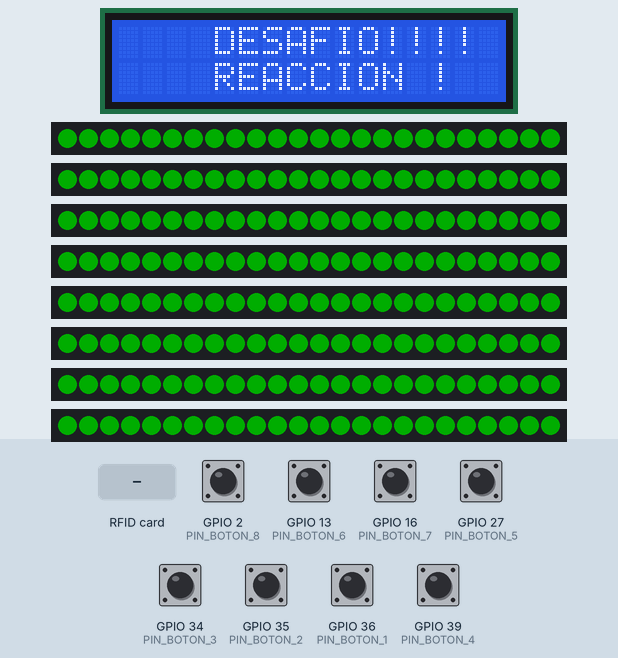
Recording of a program running on a simulated ESP32. Parts: 16×2 character LCD, 8 × 24 RGB LEDs in strip order, left to right. Inputs (shaded band) come from the test bench; at power-on: GPIO 2 (PIN_BOTON_8) HIGH, GPIO 13 (PIN_BOTON_6), GPIO 16 (PIN_BOTON_7), GPIO 27 (PIN_BOTON_5), GPIO 34 (PIN_BOTON_3), GPIO 35 (PIN_BOTON_2), GPIO 36 (PIN_BOTON_1), GPIO 39 (PIN_BOTON_4) LOW. Dim RGB values are drawn brighter than linear; colours are those a GRB WS2812 strip shows for the declared byte order; random numbers use the default seed unless the program sets one; what the program prints to the serial monitor is not drawn.

Above: at 1.3 s.
1.4 s: RFID card 5E 7A 19 C4 held to the reader
At 1.9 s:
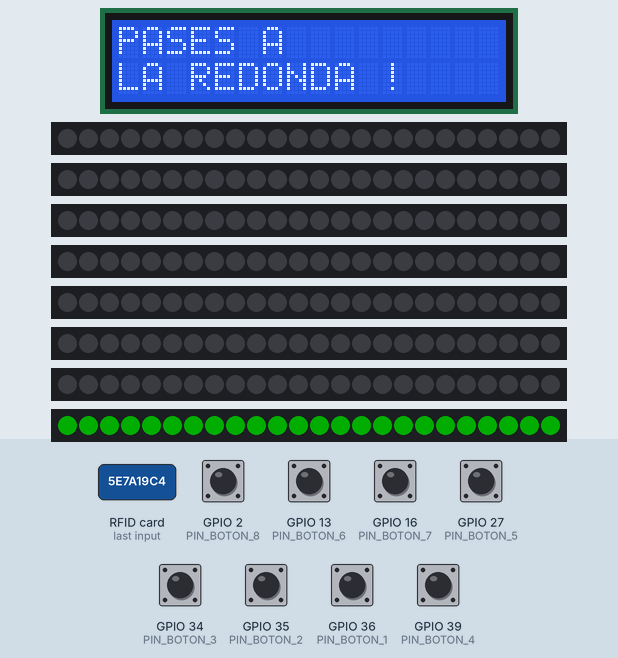
3.0 s: GPIO 2 (PIN_BOTON_8) pulled LOW for 0.15 s
At 3.3 s:
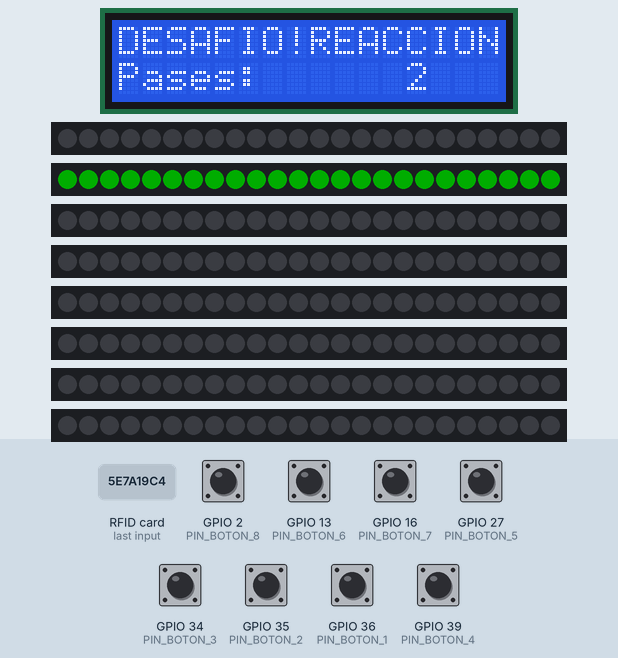
3.7 s: GPIO 2 (PIN_BOTON_8) pulled LOW for 3.2 s
At 6.12 s:
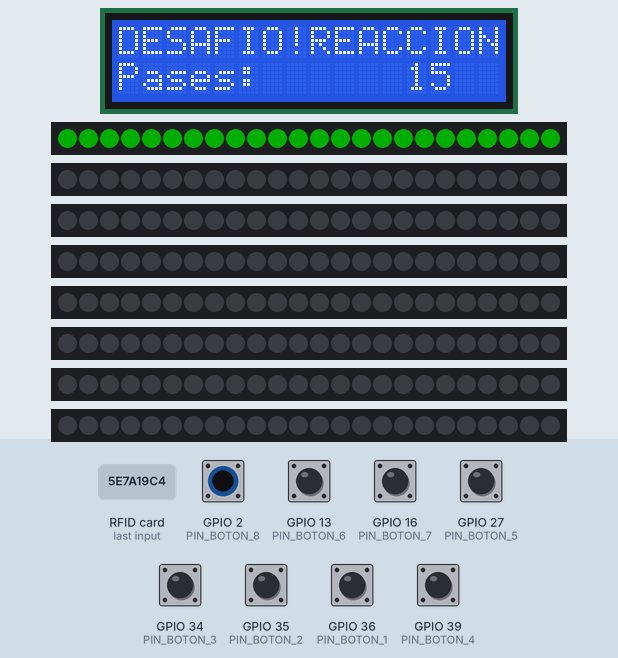
7.5 s: GPIO 16 (PIN_BOTON_7) pulled HIGH for 0.15 s
At 7.64 s:
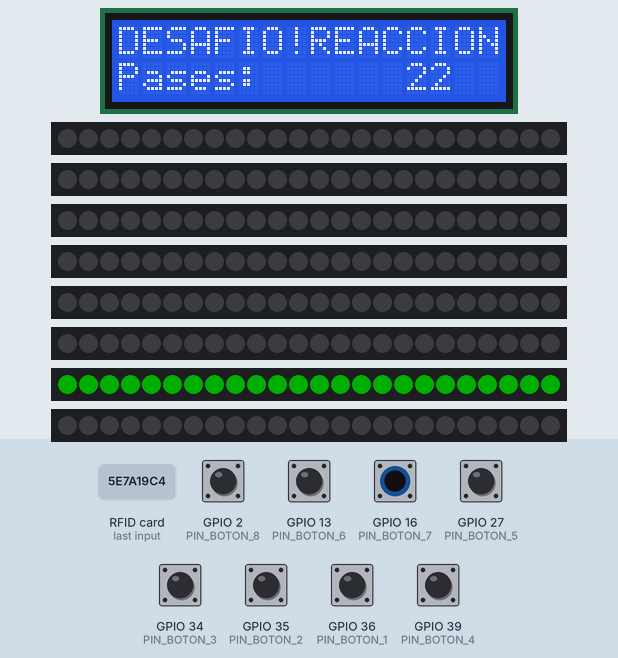
Timing chart, 0 to 10.2 s (numbered marks = the images above; inputs shaded):
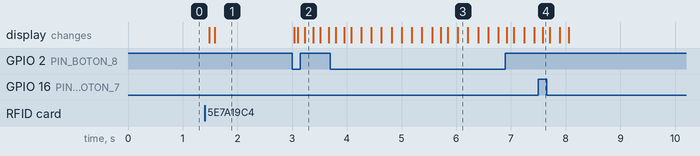

Measured:
- after the input at 1.4 s, the display: first changes after 0.08 s (image 1 shows a later state)
- after the input at 3.0 s, the display: first changes at once (image 2 shows a later state)

The program:

main.cpp
```cpp
/*
Version 1.0
Autor Mirko Veckiardo
REACCION codigo ESP32

Juego consiste en tocar la mayor cantidad de botones en un tiempo determinado. Los botones se van encendiendo a mediad que se van aprentado

Ademas si no se presiona un boton por 10seg se pasa al siguente.

*/
/*

i2c para el display
spi para el nfc

Botones pin 36, 35 ,34, 39, 27 ,13 ,16 ,2
neo botones 25, 33, 32, 26,14, 12, 17 ,4

neo pixel pin
el neo pixel q va solo lo desconecte por que necesitba un pin para el rst del RFID

Pines donde funciono o no el neo pixel
//39 35 36 34 1 3 NO funciona el NEO PIXEL // 17 32 33 25 26 14 12 4  OK

*/
#include <Arduino.h>
#include <HardwareSerial.h>

#define VALOR_RANDOM_MAX 8

#define PIN_BOTON_1 36
#define PIN_BOTON_2 35
#define PIN_BOTON_3 34
#define PIN_BOTON_4 39
#define PIN_BOTON_5 27
#define PIN_BOTON_6 13
#define PIN_BOTON_7 16
#define PIN_BOTON_8 2

#define PIN_NEO_BOTON_1 25
#define PIN_NEO_BOTON_2 33
#define PIN_NEO_BOTON_3 32
#define PIN_NEO_BOTON_4 26
#define PIN_NEO_BOTON_5 14
#define PIN_NEO_BOTON_6 12
#define PIN_NEO_BOTON_7 17
#define PIN_NEO_BOTON_8 4

#define ESTADO_ESPERA 10
#define ESTADO_JUGANDO 11
#define ESTADO_FIN 12
#define ESTADO_JUGANDO_NUEVO_VAL 14

int MQ_EST = ESTADO_ESPERA;
int intervalo_pases = 10000;
int intervalo_jugando = 60000;
unsigned long ultimo_milis = 0;
unsigned long ultimo_milis_juego = 0;
unsigned long ultimo_milis_cada_btn = 0;
int intervalo_jugando_por_boton = 10000;

char Val_Nuevo_Random, Val_Viejo_Random;
int cuentaPases = 0;
char Vector_pines_botones[8] = {PIN_BOTON_1, PIN_BOTON_2, PIN_BOTON_3, PIN_BOTON_4, PIN_BOTON_5, PIN_BOTON_6, PIN_BOTON_7, PIN_BOTON_8};
// JUEGO
#define IDJUEGO 10

// RFID
// #define DEBUG
#include <SPI.h>
#include <MFRC522.h>
#define RST_PIN 15                // Configurable, see typical pin layout above
#define SS_PIN 5                  // Configurable, see typical pin layout above
MFRC522 mfrc522(SS_PIN, RST_PIN); // Creamos el objeto para el RC522
String currentID = "";

// 16x02
#include <Wire.h>
#include <LiquidCrystal_I2C.h>
LiquidCrystal_I2C lcd(0x27, 16, 2); // set the LCD address to 0x27 for a 16 chars and 2 line display

// FastLed
#include <FastLED.h>
// #define NUM_LEDS_SOLO 1
// #define PIN_NEO_SOLO 15
#define NUM_LEDS 24
#define NUM_STRIPS 9

CRGB leds_SOLO[1];
CRGB leds[NUM_LEDS];
CLEDController *controllers[NUM_STRIPS];
#define gBrightness 50

FASTLED_USING_NAMESPACE
#define FRAMES_PER_SECOND 120
char flag_neo = 1;

String lecturaDeRfid(void);
String dump_byte_array(byte *buffer, byte bufferSize);

void lecturaDeOctoPases(void);
void Setup_neo();
void neo_Encender_todos();
void neo_Encender_todos_alternado();
void neo_Apagar_todos();
void Lectura_boton(int PIN_BOTON);
void Display_pases();

void setup()
{
  Serial.begin(9600);
  pinMode(PIN_BOTON_1, INPUT);
  pinMode(PIN_BOTON_2, INPUT);
  pinMode(PIN_BOTON_3, INPUT);
  pinMode(PIN_BOTON_4, INPUT);
  pinMode(PIN_BOTON_5, INPUT);
  pinMode(PIN_BOTON_6, INPUT);
  pinMode(PIN_BOTON_7, INPUT);
  pinMode(PIN_BOTON_8, INPUT_PULLUP);

  lcd.init();
  lcd.backlight();
  lcd.setCursor(4, 0);
  lcd.print("DESAFIO!!!!");
  lcd.setCursor(4, 1);
  lcd.print("REACCION !");

  Setup_neo();
  neo_Encender_todos();

  // RFID
  SPI.begin();        // Iniciamos el Bus SPI
  mfrc522.PCD_Init(); // Iniciamos  el MFRC522
}

void loop()
{
  int LECTURA_SERIAL;
  int DATO_SERIAL = 8;
  int PASE_ECHOS = 0;
  switch (MQ_EST)
  {
  case ESTADO_ESPERA:
  {
    neo_Encender_todos();
    if (mfrc522.PICC_IsNewCardPresent())
    {
      if (mfrc522.PICC_ReadCardSerial())
      {
        MQ_EST = ESTADO_JUGANDO_NUEVO_VAL;
        delay(50);
        lcd.clear();
        lcd.setCursor(0, 0);
        lcd.print("PASES A ");
        lcd.setCursor(0, 1);
        lcd.print("LA REDONDA !");
        mfrc522.PICC_HaltA();
        cuentaPases = 0;
        ultimo_milis_juego = millis();
      }
    }
  }
  break;

  case ESTADO_JUGANDO_NUEVO_VAL: // Selecciona un nuevo panel
  {
    Val_Nuevo_Random = random(VALOR_RANDOM_MAX);
    if (Val_Nuevo_Random != Val_Viejo_Random)
    {
      neo_Apagar_todos();
      delay(100);
      fill_solid(leds, NUM_LEDS, CRGB::Blue);
      controllers[Val_Nuevo_Random]->showLeds(gBrightness);
      Val_Viejo_Random = Val_Nuevo_Random;
      MQ_EST = ESTADO_JUGANDO;
      Serial.println(Val_Nuevo_Random);
      ultimo_milis_cada_btn = millis();
    }
    else
    {
      delay(100);
    }
  }
  break;

  case ESTADO_JUGANDO:
  {
    fill_solid(leds, NUM_LEDS, CRGB::Blue);
    controllers[Val_Nuevo_Random]->showLeds(gBrightness);
    Lectura_boton(Vector_pines_botones[Val_Nuevo_Random]);
    if (millis() - ultimo_milis_cada_btn > intervalo_jugando_por_boton)
    {
      ultimo_milis_cada_btn = millis();
      MQ_EST = ESTADO_JUGANDO_NUEVO_VAL;
    }

    if (millis() - ultimo_milis_juego > intervalo_jugando)
    {
      MQ_EST = ESTADO_FIN;
      ultimo_milis = millis();
      Display_pases();
    }
  }
  break;
  case ESTADO_FIN:
  {
    neo_Encender_todos();
    if (millis() - ultimo_milis > intervalo_pases)
    {
      MQ_EST = ESTADO_ESPERA;
      ultimo_milis = millis();
      lcd.init();
      lcd.backlight();
      lcd.setCursor(4, 0);
      lcd.print("DESAFIO!!!!");
      lcd.setCursor(4, 1);
      lcd.print("REACCION !");
    }
  }
  break;
  }
}

void neo_Encender_todos()
{
  fill_solid(leds, NUM_LEDS, CRGB::Blue);
  controllers[0]->showLeds(gBrightness);
  controllers[1]->showLeds(gBrightness);
  controllers[2]->showLeds(gBrightness);
  controllers[3]->showLeds(gBrightness);
  controllers[4]->showLeds(gBrightness);
  controllers[5]->showLeds(gBrightness);
  controllers[6]->showLeds(gBrightness);
  controllers[7]->showLeds(gBrightness);
}

void neo_Encender_todos_alternado()
{
  neo_Apagar_todos();
  if (flag_neo == 1)
  {
    fill_solid(leds, NUM_LEDS, CRGB::Blue);
    controllers[0]->showLeds(gBrightness);
    fill_solid(leds, NUM_LEDS, CRGB::Yellow);
    controllers[4]->showLeds(gBrightness);
  }
  if (flag_neo == 2)
  {
    fill_solid(leds, NUM_LEDS, CRGB::Blue);
    controllers[1]->showLeds(gBrightness);
    fill_solid(leds, NUM_LEDS, CRGB::Yellow);
    controllers[5]->showLeds(gBrightness);
  }
  if (flag_neo == 3)
  {
    fill_solid(leds, NUM_LEDS, CRGB::Blue);
    controllers[2]->showLeds(gBrightness);
    fill_solid(leds, NUM_LEDS, CRGB::Yellow);
    controllers[6]->showLeds(gBrightness);
  }
  if (flag_neo == 4)
  {
    flag_neo = 0;
    fill_solid(leds, NUM_LEDS, CRGB::Blue);
    controllers[3]->showLeds(gBrightness);
    fill_solid(leds, NUM_LEDS, CRGB::Yellow);
    controllers[7]->showLeds(gBrightness);
  }
  flag_neo++;
}
void neo_Apagar_todos()
{
  fill_solid(leds, NUM_LEDS, CRGB::Black);
  controllers[0]->showLeds(gBrightness);
  controllers[1]->showLeds(gBrightness);
  controllers[2]->showLeds(gBrightness);
  controllers[3]->showLeds(gBrightness);
  controllers[4]->showLeds(gBrightness);
  controllers[5]->showLeds(gBrightness);
  controllers[6]->showLeds(gBrightness);
  controllers[7]->showLeds(gBrightness);
}

String lecturaDeRfid()
{
  boolean changedValue = false;

  mfrc522.PCD_Init();
  String readRFID = "";
  currentID = readRFID;
  delay(30);

  if (mfrc522.PICC_IsNewCardPresent() && mfrc522.PICC_ReadCardSerial())
  {
    readRFID = dump_byte_array(mfrc522.uid.uidByte, mfrc522.uid.size);
    // jugadorN  = readRFID;
    // lcd.setCursor(0, 1);
    // lcd.print(readRFID);
  }

  if (readRFID != currentID)
  {
    changedValue = true;
    currentID = readRFID;
  }

  mfrc522.PICC_HaltA();
  mfrc522.PCD_StopCrypto1();
  delay(1);
}

String dump_byte_array(byte *buffer, byte bufferSize)
{
  String read_rfid = "";

  for (byte i = 0; i < bufferSize; i++)
  {
    read_rfid = read_rfid + String(buffer[i], HEX);
  }

  return read_rfid;
}

void Setup_neo()
{
  FastLED.clear();
  FastLED.show();
  controllers[0] = &FastLED.addLeds<WS2812, PIN_NEO_BOTON_1, BRG>(leds, NUM_LEDS);
  controllers[1] = &FastLED.addLeds<WS2812, PIN_NEO_BOTON_2, BRG>(leds, NUM_LEDS);
  controllers[2] = &FastLED.addLeds<WS2812, PIN_NEO_BOTON_3, BRG>(leds, NUM_LEDS);
  controllers[3] = &FastLED.addLeds<WS2812, PIN_NEO_BOTON_4, BRG>(leds, NUM_LEDS);
  controllers[4] = &FastLED.addLeds<WS2812, PIN_NEO_BOTON_5, BRG>(leds, NUM_LEDS);
  controllers[5] = &FastLED.addLeds<WS2812, PIN_NEO_BOTON_6, BRG>(leds, NUM_LEDS);
  controllers[6] = &FastLED.addLeds<WS2812, PIN_NEO_BOTON_7, BRG>(leds, NUM_LEDS);
  controllers[7] = &FastLED.addLeds<WS2812, PIN_NEO_BOTON_8, BRG>(leds, NUM_LEDS);
  FastLED.clear();
  FastLED.show();
}

void Lectura_boton(int PIN_BOTON)
{
  if (digitalRead(PIN_BOTON) == LOW)
  {
    cuentaPases++;
    Display_pases();
    MQ_EST = ESTADO_JUGANDO_NUEVO_VAL;
  }
  delay(50);
}

void Display_pases()
{
  lcd.clear();
  lcd.setCursor(0, 0);
  lcd.print("DESAFIO!REACCION");
  lcd.setCursor(0, 1);
  lcd.print("Pases:");
  lcd.setCursor(12, 1);
  lcd.print(cuentaPases);
}
```
